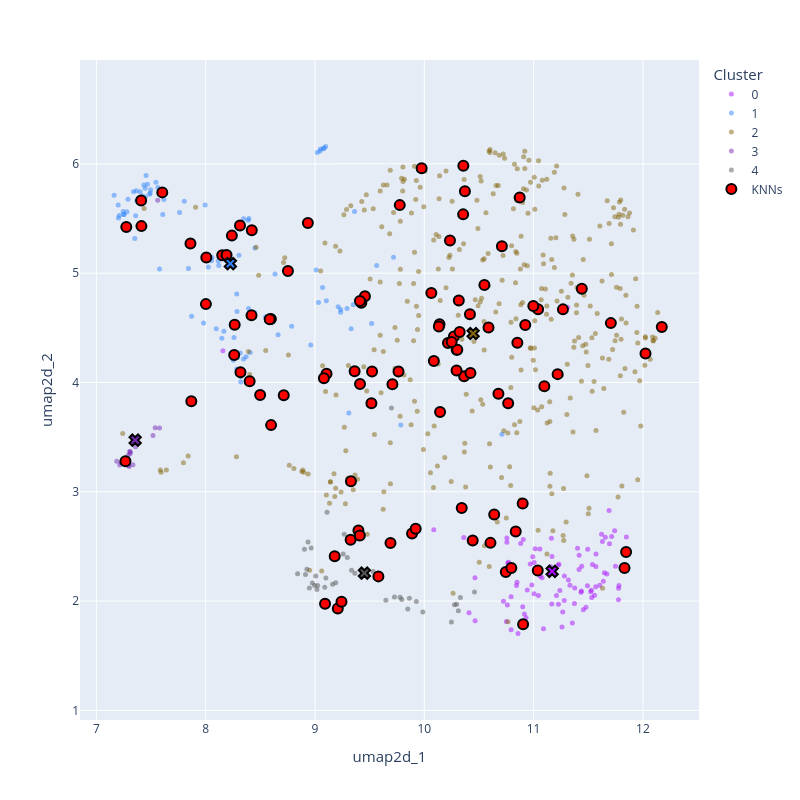

Notebook code cell kept with this figure:
### Code cell
# UMAP

# Calcular centroides de cada cluster
centroids = df.groupby(clustering_method)[['umap2d_1', 'umap2d_2']].mean().reset_index()

# Crear gráfico de dispersión interactivo con leyenda discreta
fig = px.scatter(
    df, 
    x='umap2d_1',
    y='umap2d_2',
    size=None,
    color=clustering_method,  # Usar la columna categórica para el color
    # title='UMAP 2D',
    color_discrete_sequence=px.colors.qualitative.Alphabet,  # Usar una paleta de colores discreta
    hover_data=[clustering_method, 'title'],  # Agregar el cluster y el título al tooltip
    hover_name='title',  # Mostrar el título como identificador principal en el tooltip
    opacity=0.5,
    category_orders={clustering_method: clusters}
)

# Asegurar que la relación de aspecto sea 1:1 tanto en los ejes como en la figura
fig.update_layout(
    xaxis=dict(scaleanchor="y"),  # Vincula la escala del eje x con el eje y
    yaxis=dict(scaleanchor="x"),  # Vincula la escala del eje y con el eje x
    width=800,  # Establece un tamaño específico para el ancho
    height=800,  # Establece el mismo tamaño para la altura
    legend_title_text='Cluster',  # Personalizar el título de la leyenda
    legend_title_font_size=15,
    xaxis_title_font_size=15,
    yaxis_title_font_size=15
)

# Personalizar el formato del tooltip
fig.update_traces(
    marker=dict(size=5),
    hovertemplate="<b>Title:</b> %{hovertext}<br>" +  # Título en negrita
                  "<b>Cluster:</b> %{customdata[0]}<br>" +  # Mostrar el cluster (usando customdata)
                  "<b>X:</b> %{x}<br>" +  # Coordenada X
                  "<b>Y:</b> %{y}<br>" +  # Coordenada Y
                  "<extra></extra>"  # Eliminar información adicional no deseada
)

# Agregar puntos resaltados en rojo, sin que aparezcan en la leyenda
fig.add_scatter(
    x=df.loc[knn_idxs[0], 'umap2d_1'],
    y=df.loc[knn_idxs[0], 'umap2d_2'],
    mode='markers',
    marker=dict(color='red', size=10, line=dict(color='black', width=2)),
    name='KNNs',
    showlegend=True,
    customdata=df.loc[knn_idxs[0], [clustering_method]],  # Asegurar que tengan los mismos datos adicionales
    hovertext=df.loc[knn_idxs[0], 'title'],  # Usar el título también para estos puntos
    hovertemplate="<b>Title:</b> %{hovertext}<br>" +
                  "<b>Cluster:</b> %{customdata[0]}<br>" +
                  "<b>X:</b> %{x}<br>" +
                  "<b>Y:</b> %{y}<br>" +
                  "<extra></extra>"
)

# Obtener los colores usados en el gráfico principal
colors = px.colors.qualitative.Alphabet

# Crear un diccionario que mapea cada cluster a un color
cluster_colors = dict(zip(df[clustering_method].cat.categories, colors))

# Agregar centroides con el color correspondiente de su cluster
for cluster in centroids[clustering_method]:
    centroid = centroids[centroids[clustering_method] == cluster]
    fig.add_scatter(
        x=centroid['umap2d_1'],
        y=centroid['umap2d_2'],
        mode='markers',
        marker=dict(color=cluster_colors[cluster], size=10, symbol='x', line=dict(color='black', width=2)),
        name=f'Centroid {cluster}',  # Opcional, si quieres que aparezca en la leyenda
        showlegend=False
    )

# Save
fig.write_image("../data/output/UMAP.pdf")
# Mostrar el gráfico
fig.show()
